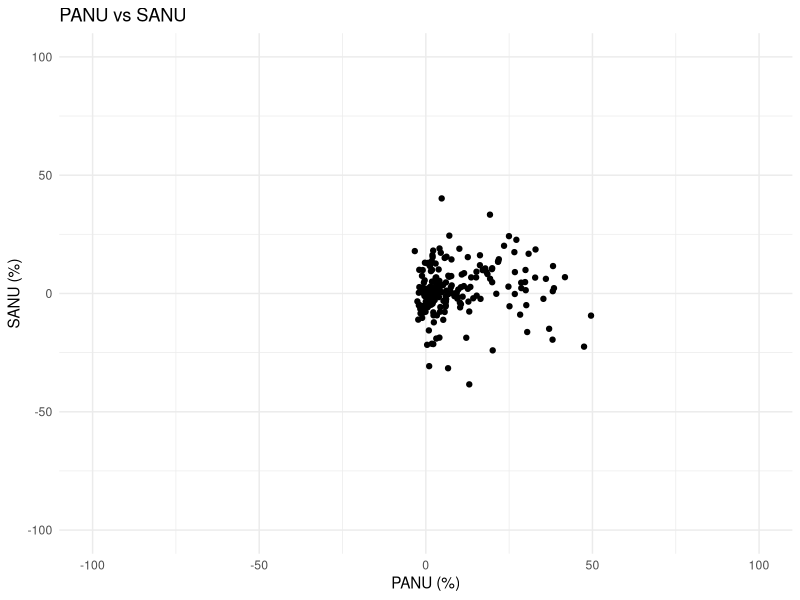
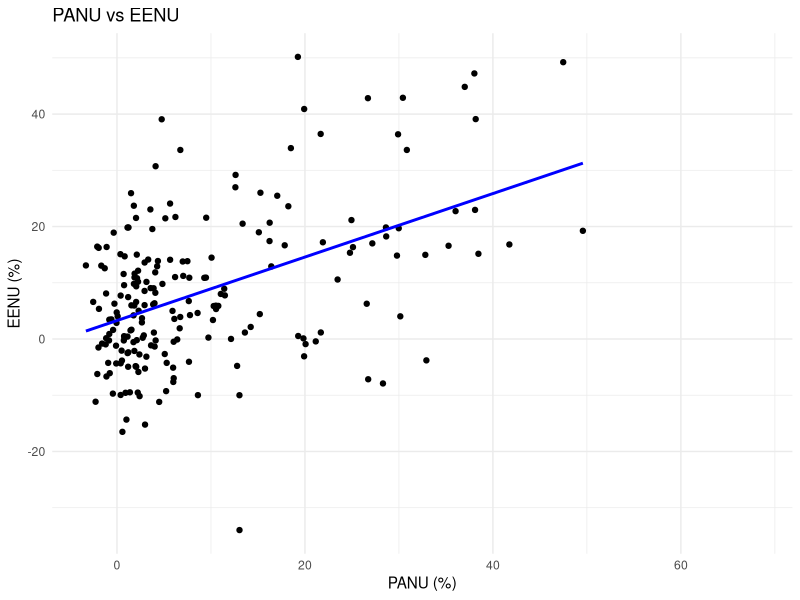

Generate these figures, in order, with R:
## ---- chunk 1
nonuse <- read.csv("data/test_data/NonUse.csv", sep=",", header=TRUE)
head(nonuse)
summary(nonuse)
## ---- chunk 2
cor.test(nonuse$PANU, nonuse$SANU, method="pearson")
## ---- chunk 3
library(ggplot2)
ggplot(nonuse, aes(x=PANU, y=SANU)) +
  geom_point() +
  xlim(-100, 100) +
  ylim(-100, 100) +
  labs(title="PANU vs SANU", x="PANU (%)", y="SANU (%)") +
  theme_minimal()
## ---- chunk 4
library(ggplot2)
ggplot(nonuse, aes(x=PANU, y=EENU)) +
  geom_point() +
  geom_smooth(method="lm", se=FALSE, color="blue") +
  #xlim(-100, 100) +
  #ylim(-100, 100) +
  labs(title="PANU vs EENU", x="PANU (%)", y="EENU (%)") +
  theme_minimal()
## ---- chunk 5
lm_sanu <- lm(SANU ~ PANU, data=nonuse)
summary(lm_sanu)
coef(lm_sanu)
slope <- coef(lm_sanu)[2]
intercept <- coef(lm_sanu)[1]
cat("Regression equation: SANU =", slope, "* PANU +", intercept, "\n")
